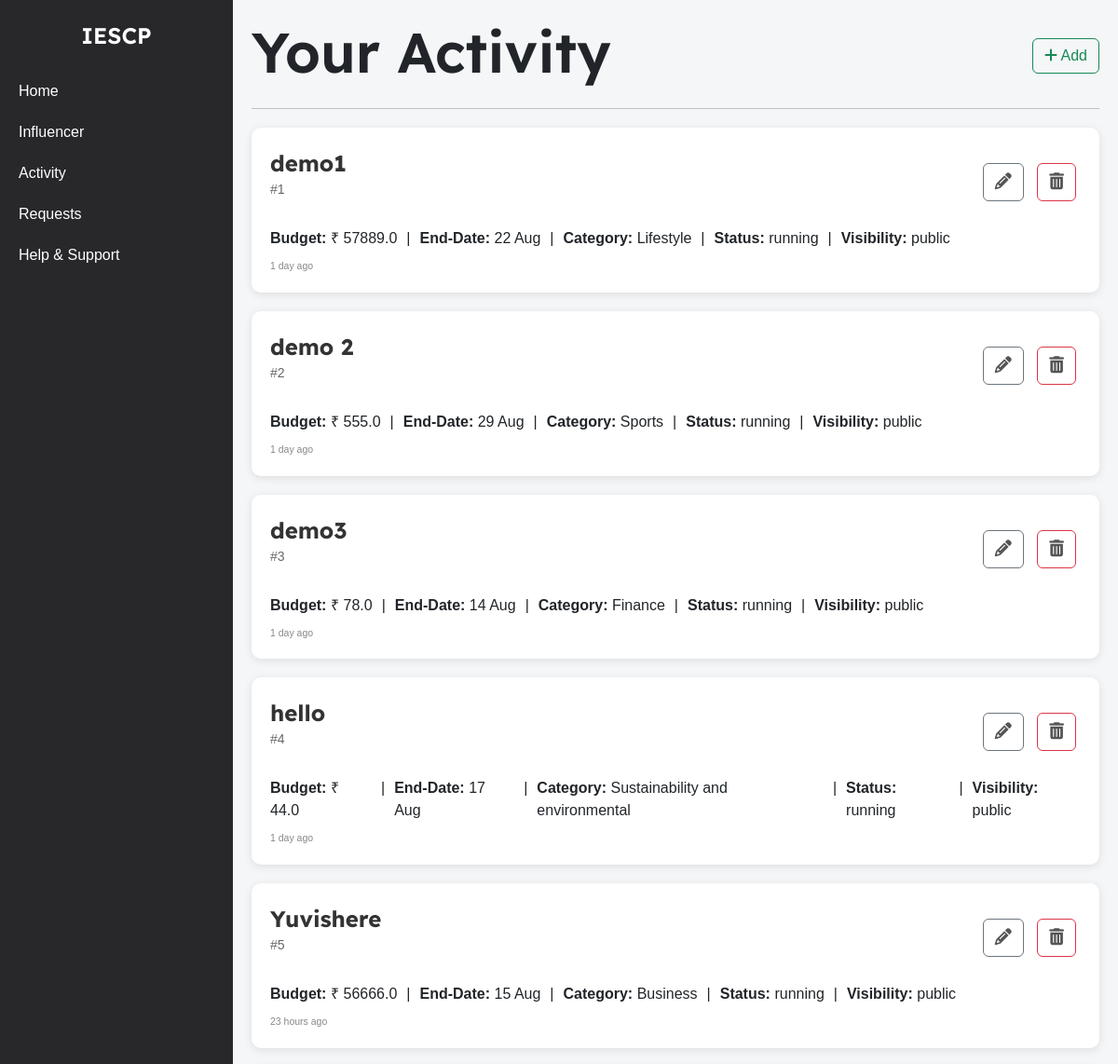
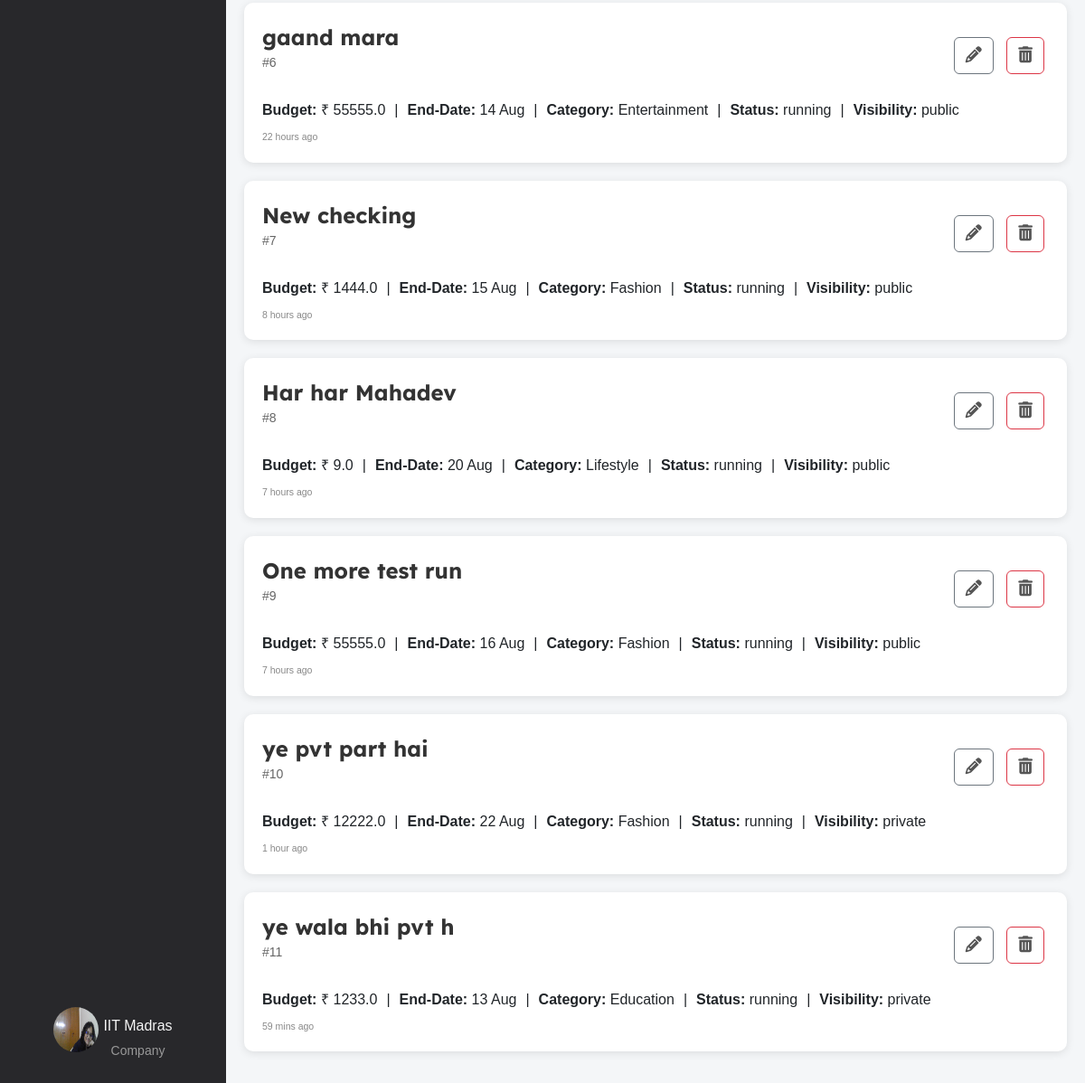
Screenshot of /company/activity (signed in) with the database file from the repository (2 pictures, top to bottom).
### models.py (models this page shows)
class Company(db.Model):
    __tablename__ = 'company'
    id = db.Column(db.Integer, primary_key=True)
    company_name = db.Column(db.String(100), nullable=False)
    username = db.Column(db.String(50), unique=True, nullable=False)
    email = db.Column(db.String(120), unique=True, nullable=False)
    password_hash = db.Column(db.String(128), nullable=False)
    phone_number = db.Column(db.String(20), nullable=False)
    address = db.Column(db.String(200), nullable=False)
    industry = db.Column(db.String(100), nullable=False)
    other_industry = db.Column(db.String(100), nullable=True)
    website = db.Column(db.String(200), nullable=False)
    description = db.Column(db.Text, nullable=False)
    social_media_link = db.Column(db.String(200), nullable=False)
    logo = db.Column(db.String(200), nullable=False)
    campaigns = db.relationship('Campaign', backref='company', lazy=True)

class Campaign(db.Model):
    __tablename__ = 'campaign'
    id = db.Column(db.Integer, primary_key=True)
    title = db.Column(db.String(200), nullable=False)
    description = db.Column(db.Text, nullable=False)
    budget = db.Column(db.Float, nullable=False)
    start_date = db.Column(db.Date, nullable=False)
    end_date = db.Column(db.Date, nullable=False)
    company_id = db.Column(db.Integer, db.ForeignKey('company.id'), nullable=False)
    status = db.Column(db.String(50), nullable=False, default='pending')
    category = db.Column(db.String(255), nullable=False)
    created_at = db.Column(db.DateTime, nullable=False, default=datetime.utcnow)
    visibility = db.Column(db.String(50), nullable=False, default='public')
    influencers = db.relationship('Influencer', secondary=influencer_campaign_association, back_populates='campaigns')
    @property
    def created_at_ist(self):
        utc_time = self.created_at.replace(tzinfo=timezone('UTC'))
        ist_time = utc_time.astimezone(timezone('Asia/Kolkata'))
        return ist_time

### company_routes.py (the view)
@app.route('/company/activity')
@company_auth_required
def company_activity():
    user = Company.query.get(session['company_id'])
    campaign = Campaign.query.filter_by(company_id=session['company_id']).all()
    return render_template('company_activity.html', campaigns=campaign, user=user)

### company_routes.py (called while the page is built)
def company_auth_required(func):
    @wraps(func)
    def func3(*args, **kwargs):
        if 'company_id' in session:
            return func(*args, **kwargs)
        else:
            flash("Please login first")
            return redirect(url_for('company_login'))
    return func3

### templates/company_activity.html (shortened to what this page needs)
{% extends 'layout.html' %}
{% block content %}
    <div class="container-box">
        <div class="sidebar">
            <div class="logo">IESCP</div>
            <ul>
                <li><a href="{{url_for('company_home')}}">Home</a></li>
                <li><a href="{{url_for('influencer_search')}}">Influencer</a></li>
                <li><a href="{{url_for('company_activity')}}">Activity</a></li>
                <li><a href="{{url_for('company_requests')}}">Requests</a></li>
                <li><a href="#">Help & Support</a></li>
            </ul>
            <div class="profile">
                <a href="{{ url_for('company_dashboard') }}">
                    <img src="{{ url_for('static', filename='profile_upload/company/' + user.username + '/' + user.logo) }}" alt="Profile Picture">
                    <div class="profile-name-category">
                        <span class="company_name">{{ user.company_name }}</span>
                        <span class="category">Company</span>
                    </div>
                </a>
            </div>
        </div>
        <div class="container">
            <div class="activity-heading">
                <h1>Your Activity</h1>
                <a href="{{url_for('campaign_add')}}" class="btn btn-outline-success"><i class="fa-solid fa-plus"></i> Add</a>
            </div>
            <hr>
            {% for campaign in campaigns %}
            <div class="campaign">
                <div class="campaign-main-details">
                    <div class="campaign-title">
                        <a href="{{ url_for('campaign_view', campaign_id=campaign.id) }}">{{ campaign.title }}</a>
                        <p>#{{ campaign.id }}</p>
                    </div>
                    <div class="campaign-actions">
                        <a href="{{ url_for('campaign_edit', campaign_id=campaign.id) }}" class="btn btn-outline-secondary">
                            <i class="fa fa-pencil "></i>
                        </a>
                        <a href="{{ url_for('campaign_delete', campaign_id=campaign.id) }}" class="btn btn-outline-danger">
                            <i class="fa fa-trash"></i>
                        </a>
                    </div>
                </div>
                <div class="campaign-details">
                    <div>
                        <strong>Budget:</strong> &#x20B9; {{ campaign.budget }}
                    </div> |
                    <div>
                        <strong>End-Date:</strong> {{ campaign.end_date.strftime('%d %b') }}
                    </div> |
                    <div>
                        <strong>Category:</strong> {{ campaign.category }}
                    </div> |
                    <div>
                        <strong>Status:</strong> {{ campaign.status }}
                    </div> |
                    <div>
                        <strong>Visibility:</strong> {{ campaign.visibility }}
                    </div>
                </div>
                <div class="campaign-meta">
                    <small class="campaign-timestamp" data-created-at="{{ campaign.created_at_ist.isoformat() }}"></small>
                </div>
            </div>
            {% endfor %}
        </div>
    </div>
{% endblock %}

### templates/company_activity.html (style rules this page uses)
body { font-family: Arial, sans-serif; margin: 0; padding: 0; height: 100vh; background-color: #f4f6f8; overflow: hidden; }
.container-box { display: flex; width: 100%; height: 100vh; }
a { text-decoration: none; color: whitesmoke; }
.sidebar { width: 250px; background-color: #28282B; color: white; display: flex; flex-direction: column; align-items: center; padding-top: 20px; position: sticky; top: 0; height: 100vh; overflow-y: auto; }
.sidebar .logo { font-size: 24px; font-weight: bold; margin-bottom: 20px; font-family: 'Lexend Deca', sans-serif; font-weight: 600; }
.sidebar ul { list-style-type: none; padding: 0; width: 100%; }
.sidebar ul li { width: 100%; }
.sidebar ul li a { display: block; padding: 10px 20px; color: white; text-decoration: none; }
.sidebar .profile { margin-top: auto; text-align: center; padding: 10px; }
.profile .category { font-size: 14px; color: #999; margin-top: 5px; }
.sidebar .profile img { width: 50px; height: 50px; border-radius: 50%; margin-bottom: 5px; }
.profile { display: flex; flex-direction: column; align-items: center; text-align: center; padding: 10px; margin-bottom: 20px; }
.profile a { display: flex; align-items: center; text-align: center; justify-content: center; gap: 5px; }
.profile-name-category { display: flex; flex-direction: column; align-items: center; text-align: center; justify-content: center; padding-top: 13px; }
.container .activity-heading { display: flex; justify-content: space-between; align-items: center; }
.container .activity-heading h1 { font-size: 60px; font-weight: bold; font-family: 'Lexend Deca', sans-serif; font-weight: 600; }
.campaign { background-color: #ffffff; padding: 20px; border-radius: 10px; box-shadow: 0 2px 10px rgba(0, 0, 0, 0.1); margin: 20px 0; transition: transform 0.2s, box-shadow 0.2s; position: relative; }
.campaign-main-details { display: flex; justify-content: space-between; align-items: center; margin-bottom: 10px; }
.campaign-title { display: flex; flex-direction: column; }
.campaign-title a { font-size: 24px; font-weight: bold; font-family: 'Lexend Deca', sans-serif; color: #333; text-decoration: none; }
.campaign-title p { font-size: 14px; color: #555; }
.campaign-actions a { margin: 0 5px; font-size: 18px; color: #555; }
.campaign-actions { position: relative; }
.campaign-details { display: flex; gap: 10px; margin-bottom: 10px; }
.campaign p { font-size: 14px; color: #666; margin-bottom: 20px; }
.campaign-meta { display: flex; justify-content: space-between; font-size: 12px; color: #888; }
.container { flex: 1; padding: 20px; overflow-y: auto; }

### rows the page displays
Company: username+logo (picture), company_name "IIT Madras"
Campaign: title "demo1", id "1", budget "57889.0", end_date "22 Aug", category "Lifestyle", status "running", visibility "public"
Campaign: title "demo 2", id "2", budget "555.0", end_date "29 Aug", category "Sports", status "running", visibility "public"
Campaign: title "demo3", id "3", budget "78.0", end_date "14 Aug", category "Finance", status "running", visibility "public"
Campaign: title "hello", id "4", budget "44.0", end_date "17 Aug", category "Sustainability and environmental", status "running", visibility "public"
Campaign: title "Yuvishere", id "5", budget "56666.0", end_date "15 Aug", category "Business", status "running", visibility "public"
Campaign: title "gaand mara", id "6", budget "55555.0", end_date "14 Aug", category "Entertainment", status "running", visibility "public"
Campaign: title "New checking", id "7", budget "1444.0", end_date "15 Aug", category "Fashion", status "running", visibility "public"
Campaign: title "Har har Mahadev", id "8", budget "9.0", end_date "20 Aug", category "Lifestyle", status "running", visibility "public"
Campaign: title "One more test run", id "9", budget "55555.0", end_date "16 Aug", category "Fashion", status "running", visibility "public"
Campaign: title "ye pvt part hai", id "10", budget "12222.0", end_date "22 Aug", category "Fashion", status "running", visibility "private"
Campaign: title "ye wala bhi pvt h", id "11", budget "1233.0", end_date "13 Aug", category "Education", status "running", visibility "private"
